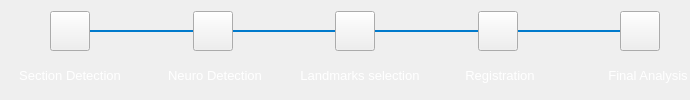
        <widget class="QFrame" name="buttons">
         <property name="frameShape">
          <enum>QFrame::NoFrame</enum>
         </property>
         <property name="frameShadow">
          <enum>QFrame::Raised</enum>
         </property>
         <layout class="QVBoxLayout" name="verticalLayout_2">
          <property name="spacing">
           <number>1</number>
          </property>
          <property name="leftMargin">
           <number>0</number>
          </property>
          <property name="rightMargin">
           <number>0</number>
          </property>
          <item>
           <widget class="QFrame" name="frame_3">
            <property name="sizePolicy">
             <sizepolicy hsizetype="Preferred" vsizetype="Fixed">
              <horstretch>0</horstretch>
              <verstretch>0</verstretch>
             </sizepolicy>
            </property>
            <property name="minimumSize">
             <size>
              <width>0</width>
              <height>50</height>
             </size>
            </property>
            <property name="maximumSize">
             <size>
              <width>16777215</width>
              <height>200</height>
             </size>
            </property>
            <property name="styleSheet">
             <string notr="true">#l11{color:#007ACC;}
#l12{color:#007ACC;}
#l13{color:#007ACC;}
#l21{color:#007ACC;}
#l22{color:#007ACC;}
#l23{color:#007ACC;}
#l31{color:#007ACC;}
#l32{color:#007ACC;}
#l33{color:#007ACC;}
#l41{color:#007ACC;}
#l42{color:#007ACC;}
#l43{color:#007ACC;}
</string>
            </property>
            <property name="frameShape">
             <enum>QFrame::NoFrame</enum>
            </property>
            <property name="frameShadow">
             <enum>QFrame::Raised</enum>
            </property>
            <layout class="QHBoxLayout" name="horizontalLayout_2">
             <property name="spacing">
              <number>0</number>
             </property>
             <property name="leftMargin">
              <number>50</number>
             </property>
             <property name="topMargin">
              <number>0</number>
             </property>
             <property name="rightMargin">
              <number>30</number>
             </property>
             <item>
              <widget class="QPushButton" name="btnBrainDetection">
               <property name="maximumSize">
                <size>
                 <width>40</width>
                 <height>40</height>
                </size>
               </property>
               <property name="styleSheet">
                <string notr="true"/>
               </property>
               <property name="text">
                <string/>
               </property>
               <property name="icon">
                <iconset resource="../src/resource.qrc">
                 <normaloff>:/newPrefix/Icons/progress-blue.svg</normaloff>:/newPrefix/Icons/progress-blue.svg</iconset>
               </property>
              </widget>
             </item>
             <item>
              <widget class="Line" name="l11">
               <property name="minimumSize">
                <size>
                 <width>50</width>
                 <height>0</height>
                </size>
               </property>
               <property name="maximumSize">
                <size>
                 <width>50</width>
                 <height>16777215</height>
                </size>
               </property>
               <property name="styleSheet">
                <string notr="true"/>
               </property>
               <property name="frameShadow">
                <enum>QFrame::Plain</enum>
               </property>
               <property name="lineWidth">
                <number>2</number>
               </property>
               <property name="orientation">
                <enum>Qt::Horizontal</enum>
               </property>
              </widget>
             </item>
             <item>
              <widget class="Line" name="l12">
               <property name="minimumSize">
                <size>
                 <width>0</width>
                 <height>0</height>
                </size>
               </property>
               <property name="styleSheet">
                <string notr="true">#l1{color:#007ACC;}</string>
               </property>
               <property name="frameShadow">
                <enum>QFrame::Plain</enum>
               </property>
               <property name="lineWidth">
                <number>2</number>
               </property>
               <property name="orientation">
                <enum>Qt::Horizontal</enum>
               </property>
              </widget>
             </item>
             <item>
              <widget class="Line" name="l13">
               <property name="minimumSize">
                <size>
                 <width>50</width>
                 <height>0</height>
                </size>
               </property>
               <property name="maximumSize">
                <size>
                 <width>50</width>
                 <height>16777215</height>
                </size>
               </property>
               <property name="styleSheet">
                <string notr="true">#l2{color:#007ACC;}</string>
               </property>
               <property name="frameShadow">
                <enum>QFrame::Plain</enum>
               </property>
               <property name="lineWidth">
                <number>2</number>
               </property>
               <property name="orientation">
                <enum>Qt::Horizontal</enum>
               </property>
              </widget>
             </item>
             <item>
              <widget class="QPushButton" name="btnBlobDetection">
               <property name="maximumSize">
                <size>
                 <width>40</width>
                 <height>40</height>
                </size>
               </property>
               <property name="styleSheet">
                <string notr="true">#pushButton{
border:3px solid #ff0000;
border-radius:25px;
}
#pushButton:hover{
border:1px solid #00ff00;
border-radius:15px;
}
#pushButton:pressed{
border:10px solid #00fff0;
border-radius:15px;
}</string>
               </property>
               <property name="text">
                <string/>
               </property>
               <property name="icon">
                <iconset resource="../src/resource.qrc">
                 <normaloff>:/newPrefix/Icons/wait.svg</normaloff>:/newPrefix/Icons/wait.svg</iconset>
               </property>
              </widget>
             </item>
             <item>
              <widget class="Line" name="l21">
               <property name="minimumSize">
                <size>
                 <width>50</width>
                 <height>0</height>
                </size>
               </property>
               <property name="maximumSize">
                <size>
                 <width>50</width>
                 <height>16777215</height>
                </size>
               </property>
               <property name="styleSheet">
                <string notr="true">#l2{color:#007ACC;}</string>
               </property>
               <property name="frameShadow">
                <enum>QFrame::Plain</enum>
               </property>
               <property name="lineWidth">
                <number>2</number>
               </property>
               <property name="orientation">
                <enum>Qt::Horizontal</enum>
               </property>
              </widget>
             </item>
             <item>
              <widget class="Line" name="l22">
               <property name="styleSheet">
                <string notr="true">#l2{color:#007ACC;}</string>
               </property>
               <property name="frameShadow">
                <enum>QFrame::Plain</enum>
               </property>
               <property name="lineWidth">
                <number>2</number>
               </property>
               <property name="orientation">
                <enum>Qt::Horizontal</enum>
               </property>
              </widget>
             </item>
             <item>
              <widget class="Line" name="l23">
               <property name="minimumSize">
                <size>
                 <width>50</width>
                 <height>0</height>
                </size>
               </property>
               <property name="maximumSize">
                <size>
                 <width>50</width>
                 <height>16777215</height>
                </size>
               </property>
               <property name="styleSheet">
                <string notr="true">#l3{color:#007ACC;}</string>
               </property>
               <property name="frameShadow">
                <enum>QFrame::Plain</enum>
               </property>
               <property name="lineWidth">
                <number>2</number>
               </property>
               <property name="orientation">
                <enum>Qt::Horizontal</enum>
               </property>
              </widget>
             </item>
             <item>
              <widget class="QPushButton" name="btnLandmarks">
               <property name="maximumSize">
                <size>
                 <width>40</width>
                 <height>40</height>
                </size>
               </property>
               <property name="styleSheet">
                <string notr="true">#pushButton{
border:3px solid #ff0000;
border-radius:25px;
}
#pushButton:hover{
border:1px solid #00ff00;
border-radius:15px;
}
#pushButton:pressed{
border:10px solid #00fff0;
border-radius:15px;
}</string>
               </property>
               <property name="text">
                <string/>
               </property>
               <property name="icon">
                <iconset resource="../src/resource.qrc">
                 <normaloff>:/newPrefix/Icons/wait.svg</normaloff>:/newPrefix/Icons/wait.svg</iconset>
               </property>
              </widget>
             </item>
             <item>
              <widget class="Line" name="l31">
               <property name="minimumSize">
                <size>
                 <width>50</width>
                 <height>0</height>
                </size>
               </property>
               <property name="maximumSize">
                <size>
                 <width>50</width>
                 <height>16777215</height>
                </size>
               </property>
               <property name="styleSheet">
                <string notr="true">#l3{color:#007ACC;}</string>
               </property>
               <property name="frameShadow">
                <enum>QFrame::Plain</enum>
               </property>
               <property name="lineWidth">
                <number>2</number>
               </property>
               <property name="orientation">
                <enum>Qt::Horizontal</enum>
               </property>
              </widget>
             </item>
             <item>
              <widget class="Line" name="l32">
               <property name="styleSheet">
                <string notr="true">#l1{color:#007ACC;}</string>
               </property>
               <property name="frameShadow">
                <enum>QFrame::Plain</enum>
               </property>
               <property name="lineWidth">
                <number>2</number>
               </property>
               <property name="orientation">
                <enum>Qt::Horizontal</enum>
               </property>
              </widget>
             </item>
             <item>
              <widget class="Line" name="l33">
               <property name="minimumSize">
                <size>
                 <width>50</width>
                 <height>0</height>
                </size>
               </property>
               <property name="maximumSize">
                <size>
                 <width>50</width>
                 <height>16777215</height>
                </size>
               </property>
               <property name="styleSheet">
                <string notr="true">#l3{color:#007ACC;}</string>
               </property>
               <property name="frameShadow">
                <enum>QFrame::Plain</enum>
               </property>
               <property name="lineWidth">
                <number>2</number>
               </property>
               <property name="orientation">
                <enum>Qt::Horizontal</enum>
               </property>
              </widget>
             </item>
             <item>
              <widget class="QPushButton" name="btnRegistraion">
               <property name="maximumSize">
                <size>
                 <width>40</width>
                 <height>40</height>
                </size>
               </property>
               <property name="styleSheet">
                <string notr="true">#pushButton{
border:3px solid #ff0000;
border-radius:25px;
}
#pushButton:hover{
border:1px solid #00ff00;
border-radius:15px;
}
#pushButton:pressed{
border:10px solid #00fff0;
border-radius:15px;
}</string>
               </property>
               <property name="text">
                <string/>
               </property>
               <property name="icon">
                <iconset resource="../src/resource.qrc">
                 <normaloff>:/newPrefix/Icons/wait.svg</normaloff>:/newPrefix/Icons/wait.svg</iconset>
               </property>
              </widget>
             </item>
             <item>
              <widget class="Line" name="l41">
               <property name="minimumSize">
                <size>
                 <width>50</width>
                 <height>0</height>
                </size>
               </property>
               <property name="maximumSize">
                <size>
                 <width>50</width>
                 <height>16777215</height>
                </size>
               </property>
               <property name="styleSheet">
                <string notr="true">#l3{color:#007ACC;}</string>
               </property>
               <property name="frameShadow">
                <enum>QFrame::Plain</enum>
               </property>
               <property name="lineWidth">
                <number>2</number>
               </property>
               <property name="orientation">
                <enum>Qt::Horizontal</enum>
               </property>
              </widget>
             </item>
             <item>
              <widget class="Line" name="l42">
               <property name="styleSheet">
                <string notr="true"/>
               </property>
               <property name="frameShadow">
                <enum>QFrame::Plain</enum>
               </property>
               <property name="lineWidth">
                <number>2</number>
               </property>
               <property name="orientation">
                <enum>Qt::Horizontal</enum>
               </property>
              </widget>
             </item>
             <item>
              <widget class="Line" name="l43">
               <property name="minimumSize">
                <size>
                 <width>50</width>
                 <height>0</height>
                </size>
               </property>
               <property name="maximumSize">
                <size>
                 <width>50</width>
                 <height>16777215</height>
                </size>
               </property>
               <property name="styleSheet">
                <string notr="true"/>
               </property>
               <property name="frameShadow">
                <enum>QFrame::Plain</enum>
               </property>
               <property name="lineWidth">
                <number>2</number>
               </property>
               <property name="orientation">
                <enum>Qt::Horizontal</enum>
               </property>
              </widget>
             </item>
             <item>
              <widget class="QPushButton" name="btnAnalysis">
               <property name="maximumSize">
                <size>
                 <width>40</width>
                 <height>40</height>
                </size>
               </property>
               <property name="styleSheet">
                <string notr="true">#pushButton{
border:3px solid #ff0000;
border-radius:25px;
}
#pushButton:hover{
border:1px solid #00ff00;
border-radius:15px;
}
#pushButton:pressed{
border:10px solid #00fff0;
border-radius:15px;
}</string>
               </property>
               <property name="text">
                <string/>
               </property>
               <property name="icon">
                <iconset resource="../src/resource.qrc">
                 <normaloff>:/newPrefix/Icons/wait.svg</normaloff>:/newPrefix/Icons/wait.svg</iconset>
               </property>
              </widget>
             </item>
            </layout>
           </widget>
          </item>
          <item>
           <layout class="QHBoxLayout" name="horizontalLayout">
            <property name="spacing">
             <number>0</number>
            </property>
            <property name="sizeConstraint">
             <enum>QLayout::SetNoConstraint</enum>
            </property>
            <item>
             <widget class="QLabel" name="label_50">
              <property name="minimumSize">
               <size>
                <width>140</width>
                <height>0</height>
               </size>
              </property>
              <property name="maximumSize">
               <size>
                <width>140</width>
                <height>16777215</height>
               </size>
              </property>
              <property name="text">
               <string>&lt;html&gt;&lt;head/&gt;&lt;body&gt;&lt;p align=&quot;center&quot;&gt;&lt;span style=&quot; font-size:10pt; color:#ffffff;&quot;&gt;Section Detection&lt;/span&gt;&lt;/p&gt;&lt;/body&gt;&lt;/html&gt;</string>
              </property>
             </widget>
            </item>
            <item>
             <widget class="QFrame" name="frame_5">
              <property name="frameShape">
               <enum>QFrame::NoFrame</enum>
              </property>
              <property name="frameShadow">
               <enum>QFrame::Raised</enum>
              </property>
             </widget>
            </item>
            <item>
             <widget class="QLabel" name="blob">
              <property name="minimumSize">
               <size>
                <width>150</width>
                <height>0</height>
               </size>
              </property>
              <property name="maximumSize">
               <size>
                <width>140</width>
                <height>16777215</height>
               </size>
              </property>
              <property name="text">
               <string>&lt;html&gt;&lt;head/&gt;&lt;body&gt;&lt;p align=&quot;center&quot;&gt;&lt;span style=&quot; font-size:10pt; color:#ffffff;&quot;&gt;Neuro Detection&lt;/span&gt;&lt;/p&gt;&lt;/body&gt;&lt;/html&gt;</string>
              </property>
              <property name="alignment">
               <set>Qt::AlignCenter</set>
              </property>
             </widget>
            </item>
            <item>
             <widget class="QFrame" name="frame_7">
              <property name="frameShape">
               <enum>QFrame::NoFrame</enum>
              </property>
              <property name="frameShadow">
               <enum>QFrame::Raised</enum>
              </property>
             </widget>
            </item>
            <item>
             <widget class="QLabel" name="label">
              <property name="minimumSize">
               <size>
                <width>140</width>
                <height>0</height>
               </size>
              </property>
              <property name="maximumSize">
               <size>
                <width>140</width>
                <height>16777215</height>
               </size>
              </property>
              <property name="text">
               <string>&lt;html&gt;&lt;head/&gt;&lt;body&gt;&lt;p align=&quot;center&quot;&gt;&lt;span style=&quot; font-size:10pt; color:#ffffff;&quot;&gt;Landmarks selection&lt;/span&gt;&lt;/p&gt;&lt;/body&gt;&lt;/html&gt;</string>
              </property>
             </widget>
            </item>
            <item>
             <widget class="QFrame" name="frame_4">
              <property name="frameShape">
               <enum>QFrame::NoFrame</enum>
              </property>
              <property name="frameShadow">
               <enum>QFrame::Raised</enum>
              </property>
             </widget>
            </item>
            <item>
             <widget class="QLabel" name="analyis">
              <property name="minimumSize">
               <size>
                <width>140</width>
                <height>0</height>
               </size>
              </property>
              <property name="maximumSize">
               <size>
                <width>140</width>
                <height>16777215</height>
               </size>
              </property>
              <property name="text">
               <string>&lt;html&gt;&lt;head/&gt;&lt;body&gt;&lt;p align=&quot;center&quot;&gt;&lt;span style=&quot; font-size:10pt; color:#ffffff;&quot;&gt;Registration&lt;/span&gt;&lt;/p&gt;&lt;/body&gt;&lt;/html&gt;</string>
              </property>
              <property name="alignment">
               <set>Qt::AlignCenter</set>
              </property>
             </widget>
            </item>
            <item>
             <widget class="QFrame" name="frame_9">
              <property name="frameShape">
               <enum>QFrame::NoFrame</enum>
              </property>
              <property name="frameShadow">
               <enum>QFrame::Raised</enum>
              </property>
             </widget>
            </item>
            <item>
             <widget class="QLabel" name="label_51">
              <property name="minimumSize">
               <size>
                <width>120</width>
                <height>0</height>
               </size>
              </property>
              <property name="maximumSize">
               <size>
                <width>120</width>
                <height>16777215</height>
               </size>
              </property>
              <property name="layoutDirection">
               <enum>Qt::LeftToRight</enum>
              </property>
              <property name="text">
               <string>&lt;html&gt;&lt;head/&gt;&lt;body&gt;&lt;p&gt;&lt;span style=&quot; font-size:10pt; color:#ffffff;&quot;&gt;          Final Analysis&lt;/span&gt;&lt;/p&gt;&lt;/body&gt;&lt;/html&gt;</string>
              </property>
              <property name="alignment">
               <set>Qt::AlignCenter</set>
              </property>
             </widget>
            </item>
           </layout>
          </item>
         </layout>
        </widget>
